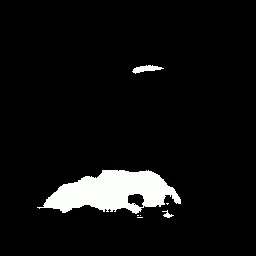
#> input picture SMBM0001.jpg, 256 x 256 px
$ python CDHMM_image.py
#> lines starting #> are read from the running program, lines starting #| are printed output that depends on the picture
import numpy as np
import cv2
import matplotlib.pyplot as plt
from sklearn.preprocessing import MinMaxScaler
from hmmlearn import hmm


# Load and preprocess images
def load_and_preprocess_image(file_path):
    img = cv2.imread(file_path)  # Load image in RGB
    img = cv2.resize(img, (256, 256))  # Resize image to 256x256 if not already
    return img


def find_focused_object(mask):
    # Find the centroid of the non-zero region in the mask
    moments = cv2.moments(mask)
    if moments['m00'] != 0:
        cx = int(moments['m10'] / moments['m00'])
        cy = int(moments['m01'] / moments['m00'])
        return (cx, cy)
    else:
        return (0, 0)


# Example images (replace with your own image paths)
image_paths = ["SMBM0001.jpg", "SMBM0002.jpg", "SMBM0003.jpg", "SMBM0004.jpg", "SMBM0005.jpg"]
masks = [load_and_preprocess_image(path) for path in image_paths]
#> in load_and_preprocess_image, img is the input picture: shape (256, 256, 3); mean B, G, R 15.4, 15.6, 15.5
#> call 2 of load_and_preprocess_image, with file_path = 'SMBM0002.jpg'
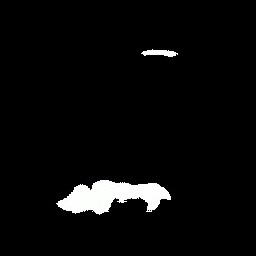
#> input picture SMBM0002.jpg, 256 x 256 px
#> in load_and_preprocess_image, img is the input picture: shape (256, 256, 3); mean B, G, R 9.6, 9.6, 9.6
#> call 3 of load_and_preprocess_image, with file_path = 'SMBM0003.jpg'
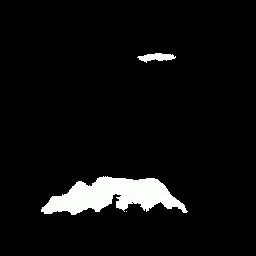
#> input picture SMBM0003.jpg, 256 x 256 px
#> in load_and_preprocess_image, img is the input picture: shape (256, 256, 3); mean B, G, R 13.5, 13.6, 13.5
#> call 4 of load_and_preprocess_image, with file_path = 'SMBM0004.jpg'
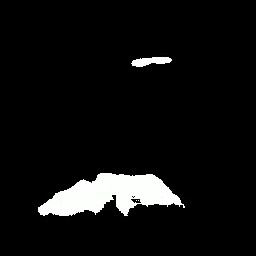
#> input picture SMBM0004.jpg, 256 x 256 px
#> in load_and_preprocess_image, img is the input picture: shape (256, 256, 3); mean B, G, R 15.3, 15.5, 15.4
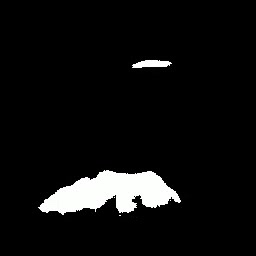
#> input picture SMBM0005.jpg, 256 x 256 px
#> in load_and_preprocess_image, img is the input picture: shape (256, 256, 3); mean B, G, R 15.4, 15.5, 15.4
#> masks = 5 items

# Extract positions of the focused object (pothole)
positions = np.array([find_focused_object(cv2.cvtColor(mask, cv2.COLOR_BGR2GRAY)) for mask in masks])
#> in find_focused_object, `moments = cv2.moments(mask)`: moments = moments, m00 1017473, centre m10/m00, m01/m00 = (114.1, 187.1)
#> in find_focused_object, `cx = int(moments['m10'] / moments['m00'])`: cx = 114
#> in find_focused_object, `cy = int(moments['m01'] / moments['m00'])`: cy = 187
#> positions = [[114, 187], [114, 185], [115, 186], [112, 185], [113, 184]]

# Scale the positions
scaler = MinMaxScaler(feature_range=(0, 1))
scaled_positions = scaler.fit_transform(positions)
#> scaled_positions = [[0.667, 1], [0.667, 0.333], [1, 0.667], [0, 0.333], [0.333, 0]]


# HMM to predict the next positions
def CDHMM_Pred(input_array, n_components=3, n_iter=1000, random_state=9, n_predictions=5):
    model = hmm.GaussianHMM(n_components=n_components, covariance_type="full", n_iter=n_iter, random_state=random_state)
    model.fit(input_array)
    predictions, _ = model.sample(len(input_array) + n_predictions)  # Predict next positions
    return predictions[-n_predictions:]


predicted_scaled_positions = CDHMM_Pred(scaled_positions)
#> (the run stopped early here; a loop or call above may not have finished)
